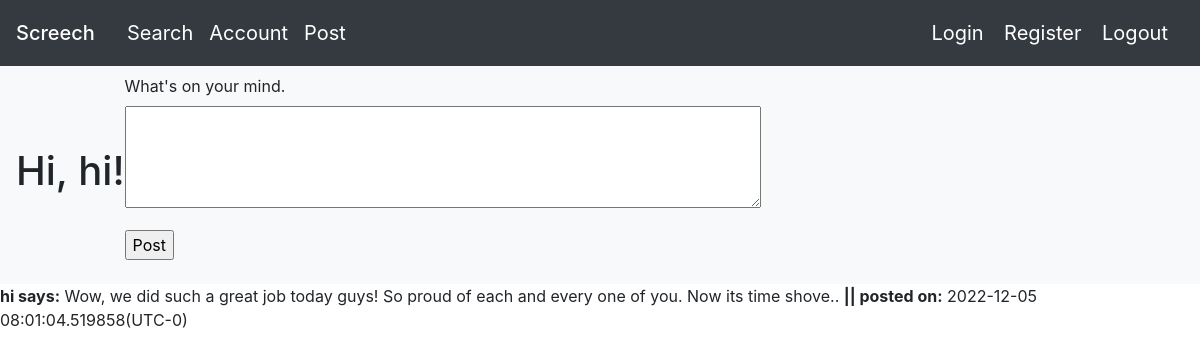
The app's page /post (signed in), older data.
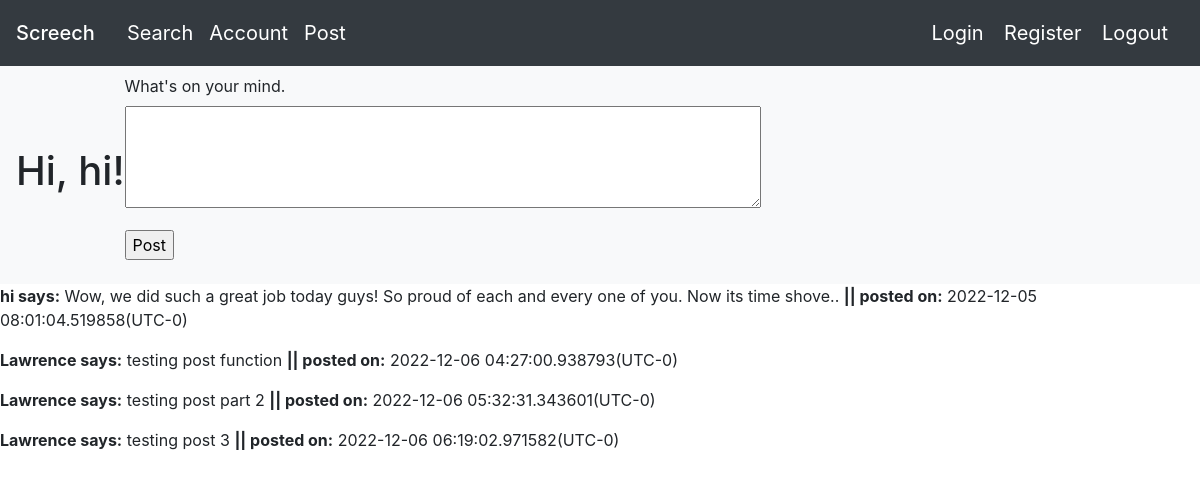
The same page, newer data.
### app/models.py (models this page shows, shortened)
class User(db.Model, UserMixin):
    id = db.Column(db.Integer, primary_key = True)
    username = db.Column(db.String(15))
    name = db.Column(db.String(15))
    password = db.Column(db.String(200))
    email = db.Column(db.String(32), unique = True)
    followed = db.relationship(
        'User', secondary=followers,
        primaryjoin=(followers.c.follower_id == id),
        secondaryjoin=(followers.c.followed_id == id),
        backref=db.backref('followers', lazy='dynamic'), lazy='dynamic')

class Post(db.Model):
    id = db.Column(db.Integer, primary_key=True)
    body = db.Column(db.String(140))
    timestamp = db.Column(db.DateTime, index=True, default=datetime.utcnow)
    user_id = db.Column(db.Integer, db.ForeignKey('user.id'))

### app/routes.py (the view)
@myapp_obj.route('/post', methods=['GET','POST'])
@login_required
def index():
    form = PostForm()
    post = Post.query.all()
    user = current_user
    time = datetime.now()
    date_time = time.strftime("%H:%M:%S, %m/%d/%Y")
    if form.validate_on_submit():
        post = Post(body=form.post.data, user_id=current_user.name)
        db.session.add(post)
        db.session.commit()
        flash('Your latest message has been posted!')
        return redirect(url_for('index'))
    posts = [
        {
            'author': {'username': 'John'},
            'body': 'Beautiful day in Portland!'
        },
        {
            'author': {'username': 'Susan'},
            'body': 'The Avengers movie was so cool!'
        }
    ]    #fake generated posts (delete later)
    return render_template("post.html", title='Home Page', form=form, post=post, posts=posts, user=user, date_time=date_time ) #renders posting page generated by given html

### app/forms.py
class PostForm(FlaskForm):
    post = TextAreaField("What's on your mind. ", validators=[DataRequired(), Length(min=1, max=200)])
    submit = SubmitField('Post')

### app/models.py (called while the page is built)
@login.user_loader
def load_user(id):
    return User.query.get(int(id))

### app/templates/post.html (shortened to what this page needs)
{% extends "base.html" %}
{% block mycontent %}
<nav class="navbar navbar-expand-lg navbar-light bg-light">
    <h1>Hi, {{ current_user.username }}!</h1>
    <form action="" method="post">
        <p>
            {{ form.post.label }}<br>
            {{ form.post(cols=60, rows=4) }}<br>
        </p>
        <p>{{ form.submit() }}</p>
</nav>
    {% for user in post %}
    <p>
    <b>{{ user.user_id }} says:</b> {{ user.body }} <b>|| posted on:</b>  {{ user.timestamp }}(UTC-0)
    </p>
    {% endfor %}
{% endblock %}

### app/templates/base.html (shortened to what this page needs)
<!DOCTYPE HTML>
<html lang="en">
     <head>
    <link rel="stylesheet" href="https://cdn.jsdelivr.net/npm/bootstrap@4.3.1/dist/css/bootstrap.min.css">
     </head>
     <body>
      <nav class="navbar navbar-dark bg-dark">
        <form class="form-inline">
          <span class="navbar-brand mb-0 h1"><a class="navbar-brand" href="/">
          Screech</span></a>
          <a class="navbar-brand" href="/search">Search</a>
          <a class="navbar-brand" href="/account">Account</a>
          <a class="navbar-brand" href="/post">Post</a>
        </form>
        <div>
          <a class="navbar-brand" href="/login"> Login</a>
          <a class="navbar-brand" href="/register">Register</a>
          <a class="navbar-brand" href="/logout">Logout</a>
        </div>
      </nav>
         {% block mycontent %}{% endblock %}
     </body>
</html>

Row changes from the older to the newer data that the page shows:
added Post: user_id "Lawrence", body "testing post function", timestamp "2022-12-06 04:27:00.938793"
added Post: user_id "Lawrence", body "testing post part 2", timestamp "2022-12-06 05:32:31.343601"
added Post: user_id "Lawrence", body "testing post 3", timestamp "2022-12-06 06:19:02.971582"
